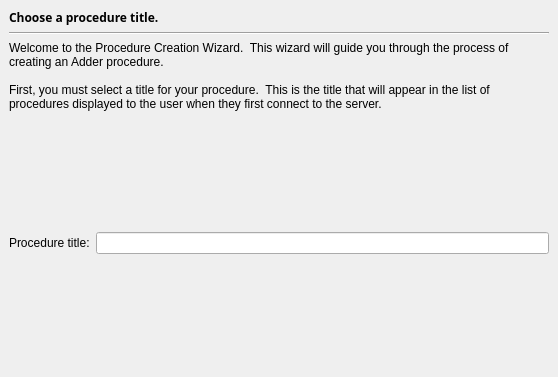
<ui version="4.0" >
 <author></author>
 <comment></comment>
 <exportmacro></exportmacro>
 <class>ProcWizardTitlePage</class>
 <widget class="QWidget" name="ProcWizardTitlePage" >
  <property name="geometry" >
   <rect>
    <x>0</x>
    <y>0</y>
    <width>558</width>
    <height>377</height>
   </rect>
  </property>
  <property name="windowTitle" >
   <string>Form</string>
  </property>
  <layout class="QGridLayout" >
   <property name="margin" >
    <number>9</number>
   </property>
   <property name="spacing" >
    <number>6</number>
   </property>
   <item row="3" column="0" >
    <layout class="QVBoxLayout" >
     <property name="margin" >
      <number>0</number>
     </property>
     <property name="spacing" >
      <number>6</number>
     </property>
     <item>
      <spacer>
       <property name="orientation" >
        <enum>Qt::Vertical</enum>
       </property>
       <property name="sizeHint" >
        <size>
         <width>512</width>
         <height>61</height>
        </size>
       </property>
      </spacer>
     </item>
     <item>
      <layout class="QHBoxLayout" >
       <property name="margin" >
        <number>0</number>
       </property>
       <property name="spacing" >
        <number>6</number>
       </property>
       <item>
        <widget class="QLabel" name="label" >
         <property name="text" >
          <string>Procedure title:</string>
         </property>
         <property name="buddy" >
          <cstring>titleLineEdit</cstring>
         </property>
        </widget>
       </item>
       <item>
        <widget class="QLineEdit" name="titleLineEdit" />
       </item>
      </layout>
     </item>
     <item>
      <spacer>
       <property name="orientation" >
        <enum>Qt::Vertical</enum>
       </property>
       <property name="sizeHint" >
        <size>
         <width>512</width>
         <height>71</height>
        </size>
       </property>
      </spacer>
     </item>
    </layout>
   </item>
   <item row="2" column="0" >
    <widget class="QLabel" name="label_2" >
     <property name="text" >
      <string>Welcome to the Procedure Creation Wizard.  This wizard will guide you through the process of creating an Adder procedure.

First, you must select a title for your procedure.  This is the title that will appear in the list of procedures displayed to the user when they first connect to the server.</string>
     </property>
     <property name="alignment" >
      <set>Qt::AlignLeading|Qt::AlignLeft|Qt::AlignVCenter</set>
     </property>
     <property name="wordWrap" >
      <bool>true</bool>
     </property>
    </widget>
   </item>
   <item row="0" column="0" >
    <widget class="QLabel" name="label_4" >
     <property name="text" >
      <string>&lt;html>&lt;head>&lt;meta name="qrichtext" content="1" />&lt;/head>&lt;body style=" white-space: pre-wrap; font-family:Sans Serif; font-size:9pt; font-weight:400; font-style:normal; text-decoration:none;">&lt;p style=" margin-top:0px; margin-bottom:0px; margin-left:0px; margin-right:0px; -qt-block-indent:0; text-indent:0px;">&lt;span style=" font-weight:600;">Choose a procedure title.&lt;/span>&lt;/p>&lt;/body>&lt;/html></string>
     </property>
    </widget>
   </item>
   <item row="1" column="0" >
    <widget class="Line" name="line" >
     <property name="orientation" >
      <enum>Qt::Horizontal</enum>
     </property>
    </widget>
   </item>
  </layout>
 </widget>
 <pixmapfunction></pixmapfunction>
 <resources/>
 <connections/>
</ui>
